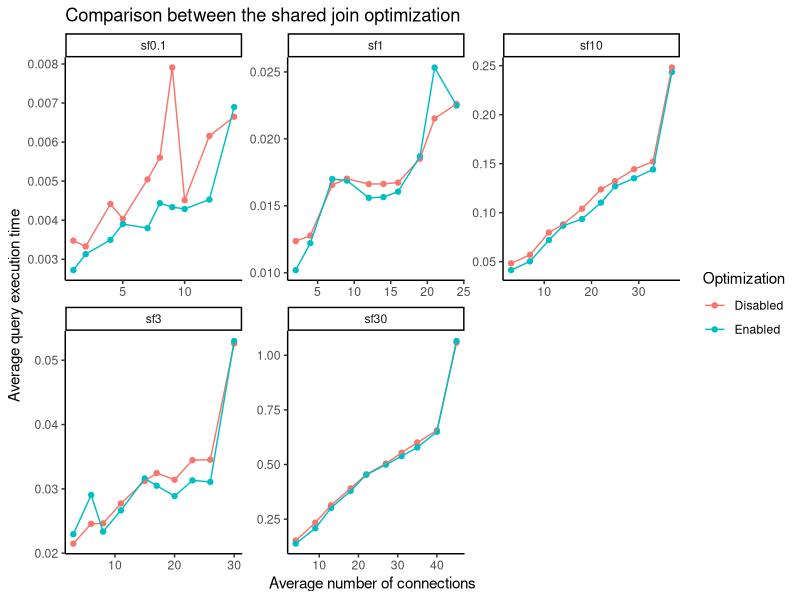

The R script that drew this image:
library(ggplot2)
library(dplyr)

setwd('/home/daniel/PycharmProjects/MScThesis-Scripts')

test_results <- read.csv('test_results_optimization_with_connections.csv', header = FALSE)
names(test_results) <- c('time', 'optimization', 'sf', 'fraction', 'num_connections')

by_frac_optimization <- test_results %>% group_by(fraction, optimization, sf) %>% summarise(avg_time = mean(time), avg_num_connections = mean(num_connections))

plot <- ggplot(by_frac_optimization, aes(x=avg_num_connections, # Main plot
                                y = avg_time, 
                                colour = as.factor(optimization), 
                                group=as.factor(optimization))) +
                
  geom_point() +
  geom_line() +
  # scale_fill_manual(values = color_table$colors) +
  facet_wrap(. ~ sf, scales = "free") + # Split on variable
  labs(y = "Average query execution time", 
       x = "Average number of connections",
       title="Comparison between the shared join optimization") +
  scale_colour_discrete(name = "Optimization", labels = c("Disabled", "Enabled")) +
  theme_classic() 
  #theme(axis.title.x=element_blank(), # Hide axis label
   #     axis.text.x=element_blank(),
  #      axis.ticks.x=element_blank(),
   #     text = element_text(size=11))

plot

